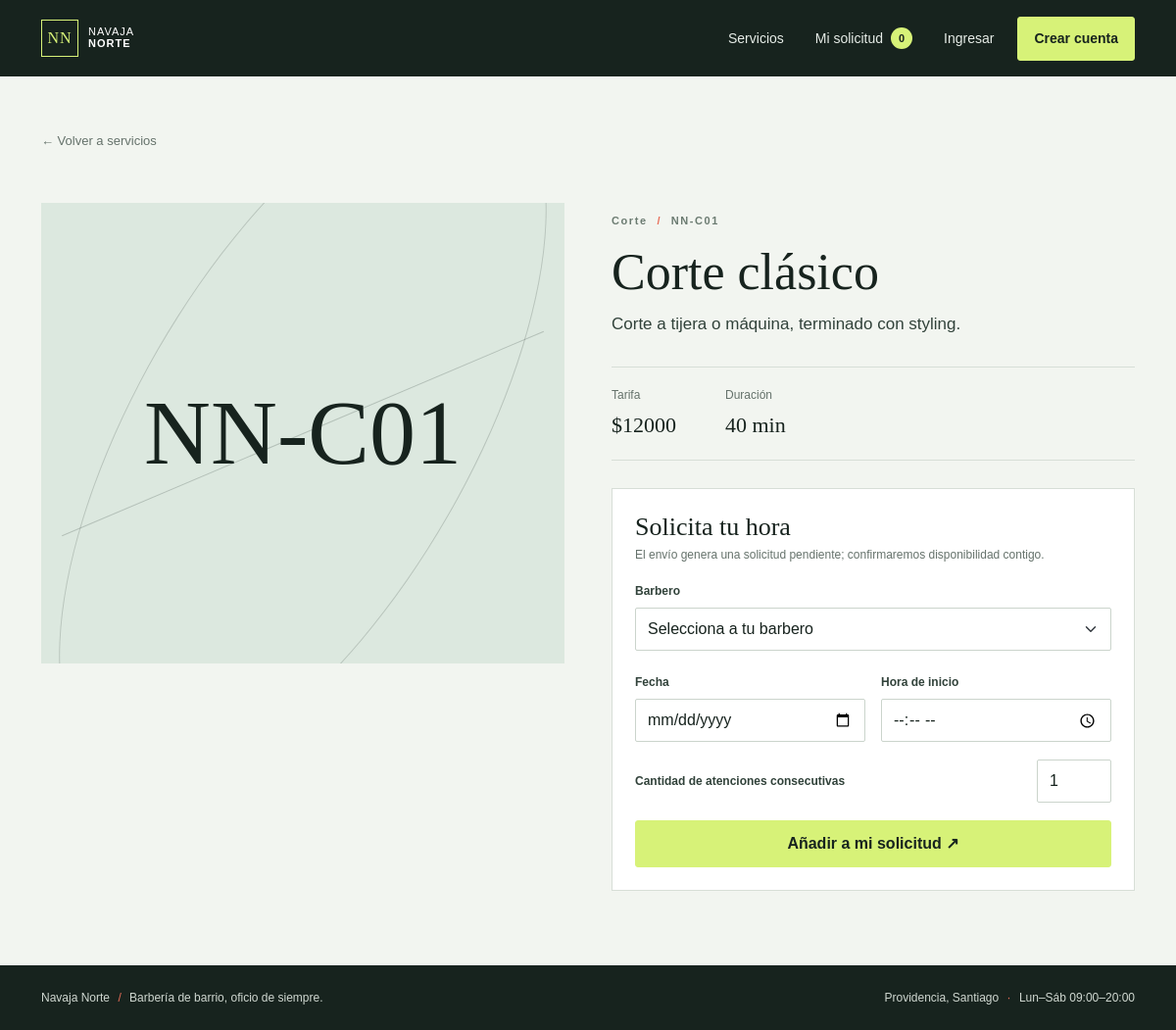
Screenshot of /servicio/corte-clasico/ with the database file from the repository.
### barberia/models.py (models this page shows, shortened)
class Servicio(models.Model):
    class Estado(models.TextChoices):
        DISPONIBLE = "disponible", "Disponible"
        SUSPENDIDO = "suspendido", "Suspendido"
    especialidad = models.ForeignKey(Especialidad, on_delete=models.PROTECT, related_name="servicios")
    codigo = models.CharField(max_length=20, unique=True)
    nombre = models.CharField(max_length=120)
    slug = models.SlugField(max_length=140, unique=True)
    descripcion = models.TextField()
    precio = models.DecimalField(max_digits=9, decimal_places=0, validators=[MinValueValidator(0)])
    duracion_minutos = models.PositiveSmallIntegerField(validators=[MinValueValidator(1)])
    estado = models.CharField(max_length=12, choices=Estado.choices, default=Estado.DISPONIBLE)
    imagen = models.ImageField(upload_to="servicios/", blank=True)
    activo = models.BooleanField(default=True)
    creado = models.DateTimeField(auto_now_add=True)
    class Meta:
        ordering = ["nombre"]
        verbose_name = "servicio"
        verbose_name_plural = "servicios"
    @property
    def disponible(self):
        return self.activo and self.estado == self.Estado.DISPONIBLE

class Especialidad(models.Model):
    nombre = models.CharField(max_length=80, unique=True)
    slug = models.SlugField(max_length=90, unique=True)
    descripcion = models.TextField(blank=True)
    activa = models.BooleanField(default=True)
    class Meta:
        ordering = ["nombre"]
        verbose_name = "especialidad"
        verbose_name_plural = "especialidades"

### barberia/views.py (the view)
# urls.py: path("servicio/<slug:slug>/", views.detalle_servicio, name="detalle_servicio"),
def detalle_servicio(request, slug):
    servicio = get_object_or_404(
        Servicio.objects.select_related("especialidad"),
        slug=slug,
        activo=True,
        estado=Servicio.Estado.DISPONIBLE,
    )
    return render(request, "barberia/detalle.html", {"servicio": servicio, "barberos": Barbero.objects.filter(activo=True)})

### barberia/context_processors.py (called while the page is built)
def reservation_summary(request):
    items = request.session.get(SESSION_KEY, {})
    return {"reserva_count": sum(int(item.get("cantidad", 1)) for item in items.values())}

### templates/barberia/detalle.html (shortened to what this page needs)
{% extends 'barberia/base.html' %}
{% block content %}
<section class="container page-section"><a class="back-link" href="{% url 'catalogo' %}">← Volver a servicios</a><div class="row g-5 mt-1"><div class="col-lg-6"><div class="detail-visual">{% if servicio.imagen %}<img src="{{ servicio.imagen.url }}" alt="{{ servicio.nombre }}">{% else %}<span class="visual-code">{{ servicio.codigo }}</span><span class="visual-line"></span>{% endif %}</div></div><div class="col-lg-6 detail-copy"><p class="eyebrow">{{ servicio.especialidad.nombre }} <span class="footer-dot">/</span> {{ servicio.codigo }}</p><h1>{{ servicio.nombre }}</h1><p class="lead-copy">{{ servicio.descripcion }}</p><div class="detail-facts"><div><span>Tarifa</span><strong>${{ servicio.precio|floatformat:0 }}</strong></div><div><span>Duración</span><strong>{{ servicio.duracion_minutos }} min</strong></div></div>
  <form method="post" action="{% url 'agregar_reserva' %}" class="booking-form"><h2>Solicita tu hora</h2><p>El envío genera una solicitud pendiente; confirmaremos disponibilidad contigo.</p>
    <label class="form-label" for="barbero">Barbero</label><select class="form-select" name="barbero_id" id="barbero" required><option value="">Selecciona a tu barbero</option></select>
    <div class="row g-3 mt-1"><div class="col-sm-6"><label class="form-label" for="fecha">Fecha</label><input class="form-control" type="date" name="fecha" id="fecha" required></div><div class="col-sm-6"><label class="form-label" for="hora">Hora de inicio</label><input class="form-control" type="time" name="hora" id="hora" min="09:00" max="19:30" step="1800" required></div></div>
    <div class="quantity-row"><label class="form-label mb-0" for="cantidad">Cantidad de atenciones consecutivas</label><input class="form-control quantity-input" type="number" id="cantidad" name="cantidad" min="1" max="4" value="1" required></div>
    <button class="btn btn-lime w-100" type="submit">Añadir a mi solicitud <span aria-hidden="true">↗</span></button>
  </form></div></div></section>
{% endblock %}

### static/barberia/css/site.css (style rules this page uses)
:root { --ink: #17231e; --ink-soft: #31423a; --paper: #f2f5f0; --white: #ffffff; --line: #d7ded7; --lime: #d7f278; --lime-dark: #b7d853; --coral: #e86d58; --muted: #65726b; --serif: Georgia, 'Times New Roman', serif; }
* { box-sizing: border-box; }
body { background: var(--paper); color: var(--ink); font-family: 'Trebuchet MS', Arial, sans-serif; font-size: 15px; }
a { color: inherit; text-decoration: none; }
.btn { border-radius: 3px; font-weight: 700; padding: 11px 16px; }
.btn-lime { border: 1px solid var(--lime); background: var(--lime); color: var(--ink); }
.eyebrow { margin-bottom: 14px; color: #6b7b71; font-size: 11px; font-weight: 700; letter-spacing: 1.6px; }
h1, h2, h3 { color: var(--ink); font-family: var(--serif); font-weight: 500; }
.catalog-section, .page-section { padding-top: 54px; padding-bottom: 76px; }
.form-control, .form-select { min-height: 44px; border-color: #cbd4cc; border-radius: 2px; color: var(--ink); }
.service-visual, .detail-visual { position: relative; display: flex; min-height: 210px; overflow: hidden; align-items: center; justify-content: center; background: #dce8df; }
.service-visual::before, .detail-visual::before { position: absolute; top: -35%; left: 18%; width: 64%; height: 170%; border: 1px solid rgba(23,35,30,.18); border-radius: 50%; content: ''; transform: rotate(30deg); }
.visual-code { position: relative; z-index: 1; color: var(--ink); font-family: var(--serif); font-size: 58px; }
.visual-line { position: absolute; top: 50%; left: 0; width: 100%; height: 1px; background: rgba(23,35,30,.2); transform: rotate(-23deg); }
.back-link { color: var(--muted); font-size: 13px; }
.detail-visual { min-height: 470px; background: #dce8df; }
.detail-visual .visual-code { font-size: 94px; }
.detail-copy { padding-top: 10px; }
.detail-copy h1 { font-size: 52px; }
.lead-copy { color: var(--ink-soft); font-size: 17px; line-height: 1.7; }
.detail-facts { display: flex; gap: 50px; margin: 28px 0; padding: 19px 0; border-top: 1px solid var(--line); border-bottom: 1px solid var(--line); }
.detail-facts div { display: grid; gap: 5px; }
.detail-facts span { color: var(--muted); font-size: 12px; }
.detail-facts strong { font-family: var(--serif); font-size: 22px; font-weight: 500; }
.booking-form, .form-panel, .totals-panel { padding: 23px; border: 1px solid var(--line); background: var(--white); }
.booking-form h2 { margin-bottom: 4px; font-size: 26px; }
.booking-form > p, .fine-print { color: var(--muted); font-size: 12px; line-height: 1.5; }
.form-label { color: var(--ink-soft); font-size: 12px; font-weight: 700; }
.quantity-row { display: flex; justify-content: space-between; align-items: center; gap: 12px; margin: 18px 0; }
.quantity-input { width: 76px; }
.footer-dot { padding: 0 5px; color: var(--coral); }

### rows the page displays
Servicio: codigo "NN-C01", especialidad.nombre "Corte", nombre "Corte clásico", descripcion "Corte a tijera o máquina, terminado con styling.", precio "12000", duracion_minutos "40"

### other values shown
{{ reserva_count }} "0"
